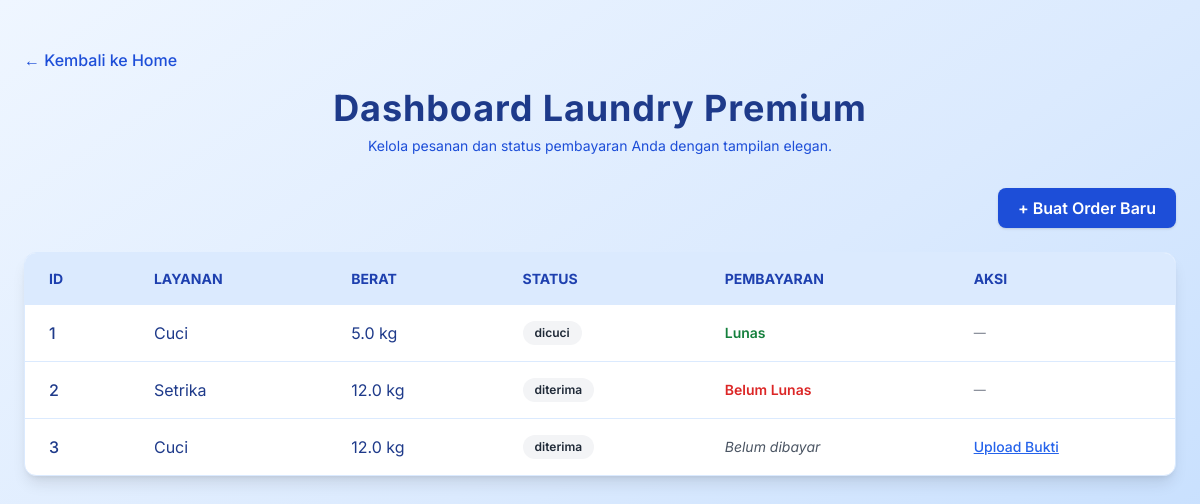
The app's page /dashboard/ (signed in) with its own data.
### silaci/models.py (models this page shows, shortened)
class Order(models.Model):
    STATUS = [
        ('diterima', 'Diterima'),
        ('dicuci', 'Dicuci'),
        ('selesai', 'Selesai'),
        ('diambil', 'Diambil'),
    ]
    pelanggan = models.ForeignKey(User, on_delete=models.CASCADE)
    layanan = models.ForeignKey(Layanan, on_delete=models.SET_NULL, null=True)
    berat_kg = models.FloatField()
    jadwal_jemput = models.DateTimeField()
    status_cucian = models.CharField(max_length=20, choices=STATUS, default='diterima')
    tanggal_order = models.DateTimeField(auto_now_add=True)

class Layanan(models.Model):
    nama = models.CharField(max_length=100)
    harga_per_kg = models.DecimalField(max_digits=10, decimal_places=2)

class Pembayaran(models.Model):
    order = models.OneToOneField(Order, on_delete=models.CASCADE)
    bukti_bayar = models.ImageField(upload_to='bukti_bayar/')
    status_bayar = models.BooleanField(default=False)
    tanggal_upload = models.DateTimeField(auto_now_add=True)

### silaci/views.py (the view)
# urls.py: path('dashboard/', views.dashboard_view, name='dashboard'),
@login_required
def dashboard_view(request):
    if request.user.role == 'admin':
        orders = Order.objects.all()
    else:
        orders = Order.objects.filter(pelanggan=request.user)
    return render(request, 'silaci/dashboard.html', {'orders': orders})

### silaci/templates/silaci/dashboard.html (shortened to what this page needs)
{% extends 'silaci/base.html' %}
{% block content %}
<div class="min-h-screen bg-gradient-to-br from-blue-50 via-blue-100 to-blue-200 px-6 py-12 animate-fadeIn">
  <div class="max-w-7xl mx-auto">
    <div class="mb-4">
      <a href="{% url 'home' %}" class="inline-flex items-center text-blue-700 hover:text-blue-900 font-medium transition">
        ← Kembali ke Home
      </a>
    </div>
    <div class="mb-8 text-center">
      <h2 class="text-4xl font-bold text-blue-900 tracking-wide">Dashboard Laundry Premium</h2>
      <p class="text-blue-700 mt-2 text-sm">Kelola pesanan dan status pembayaran Anda dengan tampilan elegan.</p>
    </div>
    {% if user.role == 'pelanggan' %}
      <div class="mb-6 text-right">
        <a href="{% url 'buat_order' %}"
           class="inline-block bg-blue-700 text-white px-5 py-2 rounded-lg font-semibold shadow hover:bg-blue-800 transition-all duration-300">
          + Buat Order Baru
        </a>
      </div>
    {% endif %}
    <div class="overflow-x-auto bg-white rounded-xl shadow-lg border border-blue-100">
      <table class="min-w-full text-left table-auto">
        <thead class="bg-blue-100 text-blue-800 uppercase text-sm font-semibold">
          <tr>
            <th class="px-6 py-4">ID</th>
            <th class="px-6 py-4">Layanan</th>
            <th class="px-6 py-4">Berat</th>
            <th class="px-6 py-4">Status</th>
            <th class="px-6 py-4">Pembayaran</th>
            {% if user.role == 'pelanggan' %}
              <th class="px-6 py-4">Aksi</th>
            {% endif %}
          </tr>
        </thead>
        <tbody class="divide-y divide-blue-100 text-blue-900">
          {% for order in orders %}
          <tr class="hover:bg-blue-50 transition duration-200">
            <td class="px-6 py-4 font-medium">{{ order.id }}</td>
            <td class="px-6 py-4">{{ order.layanan.nama }}</td>
            <td class="px-6 py-4">{{ order.berat_kg }} kg</td>
            <td class="px-6 py-4">
              <span class="inline-block px-3 py-1 text-xs font-semibold rounded-full
                {% if order.status_cucian == 'Selesai' %}bg-green-100 text-green-800
                {% elif order.status_cucian == 'Diproses' %}bg-yellow-100 text-yellow-800
                {% else %}bg-gray-100 text-gray-800{% endif %}">
                {{ order.status_cucian }}
              </span>
            </td>
            <td class="px-6 py-4">
              {% if order.pembayaran %}
                <span class="text-sm font-semibold {{ order.pembayaran.status_bayar|yesno:'text-green-700,text-red-600' }}">
                  {{ order.pembayaran.status_bayar|yesno:"Lunas,Belum Lunas" }}
                </span>
              {% else %}
                <span class="text-sm text-gray-600 italic">Belum dibayar</span>
              {% endif %}
            </td>
            {% if user.role == 'pelanggan' %}
            <td class="px-6 py-4">
              {% if not order.pembayaran %}
                <a href="{% url 'upload_bukti' order.id %}"
                   class="text-sm text-blue-600 hover:text-blue-800 underline font-medium transition">
                  Upload Bukti
                </a>
              {% else %}
                <span class="text-xs text-gray-500">—</span>
              {% endif %}
            </td>
            {% endif %}
          </tr>
          {% empty %}
          <tr>
            <td colspan="6" class="px-6 py-6 text-center text-gray-500 italic">
              Tidak ada data order untuk ditampilkan.
            </td>
          </tr>
          {% endfor %}
        </tbody>
      </table>
    </div>
  </div>
</div>
{% endblock %}

### silaci/templates/silaci/base.html (shortened to what this page needs)
<html class="scroll-smooth" lang="id">
 <head>
  <script src="https://cdn.tailwindcss.com">
  </script>
  <link href="https://cdnjs.cloudflare.com/ajax/libs/font-awesome/5.15.3/css/all.min.css" rel="stylesheet"/>
 </head>
<body  class="bg-gray-50 text-gray-800">
    {% block content %}{% endblock %}
</body>
</html>

### silaci/templates/silaci/base.html (style rules this page uses)
body { font-family: 'Inter', sans-serif; }

### records on screen
Order: id "1", layanan.nama "Cuci", berat_kg "5.0", status_cucian "dicuci", pembayaran.status_bayar "Lunas"
Order: id "2", layanan.nama "Setrika", berat_kg "12.0", status_cucian "diterima", pembayaran.status_bayar "Belum Lunas"
Order: id "3", layanan.nama "Cuci", berat_kg "12.0", status_cucian "diterima", shows "Belum dibayar", shows "Upload Bukti"
